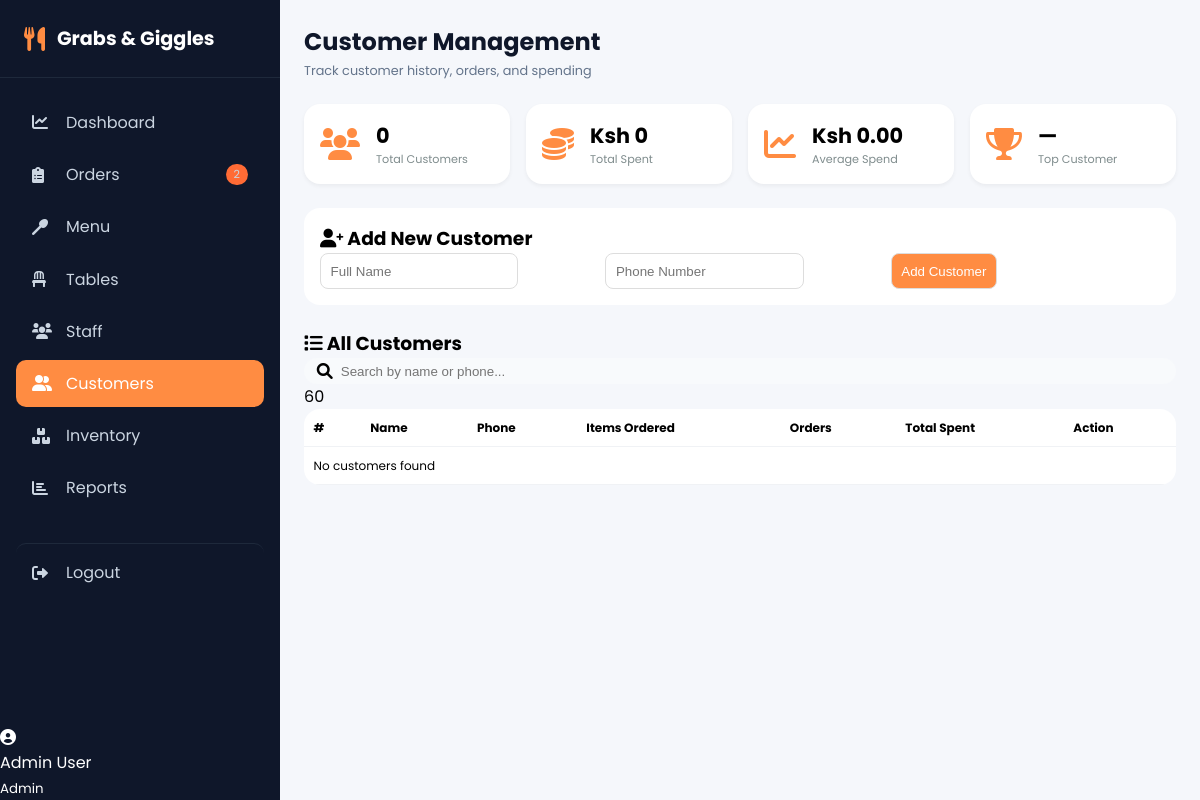
/pages/customers.php (signed in), run on an earlier commit of the app's database.
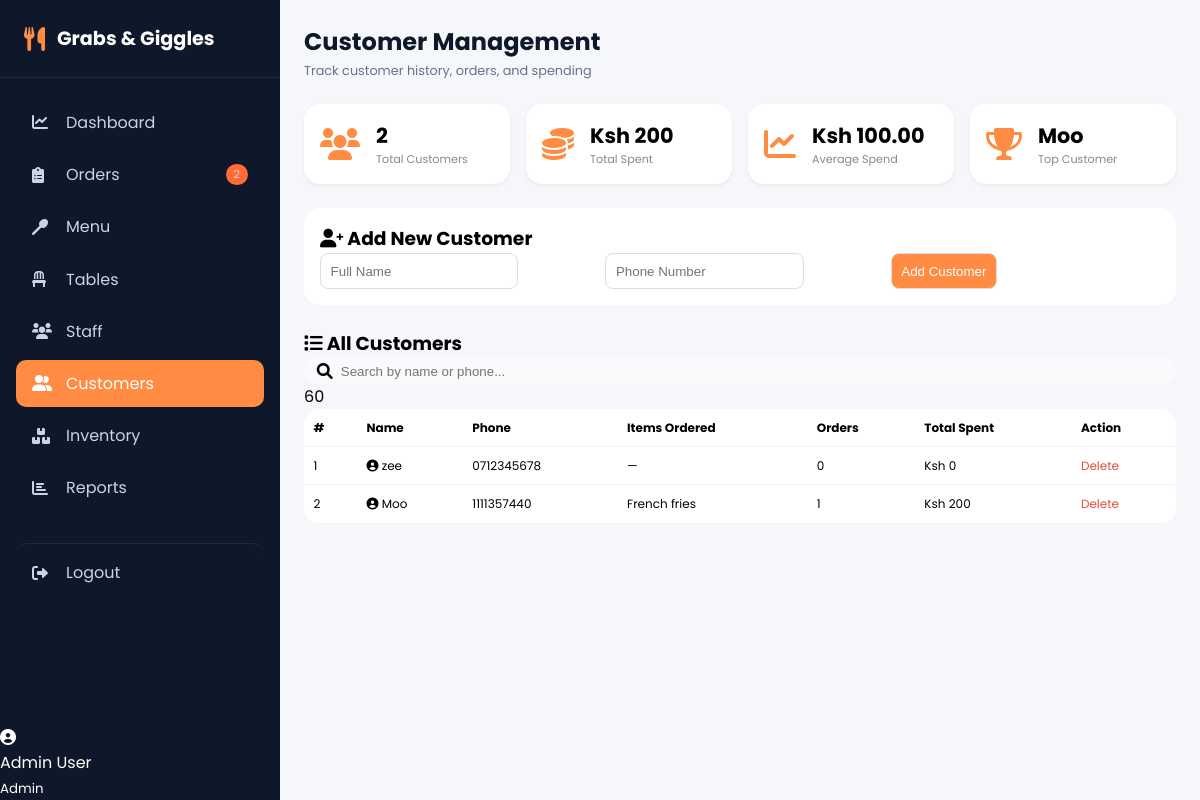
And on a later commit of the database.
### tables this page shows
CREATE TABLE `customers` (
  `id` int(11) NOT NULL,
  `name` varchar(100) NOT NULL,
  `phone` varchar(20) DEFAULT NULL,
  `total_orders` int(11) DEFAULT 0,
  `total_spent` decimal(10,2) DEFAULT 0.00,
  `created_at` timestamp NOT NULL DEFAULT current_timestamp(),
  `item_ordered` text DEFAULT NULL
);

### pages/customers.php (the view, shortened to what this page needs)
<?php
include("../db_connect.php");
$user_role = $_SESSION['role'];
$user_name = $_SESSION['name'];
$conn->query("UPDATE customers c
    SET total_orders = (SELECT COUNT(*) FROM orders WHERE customer_id = c.id),
        total_spent = (SELECT COALESCE(SUM(price),0) FROM orders WHERE customer_id = c.id),
        item_ordered = (SELECT GROUP_CONCAT(DISTINCT item_name SEPARATOR ', ') FROM orders WHERE customer_id = c.id)");
$customers = $conn->query("SELECT * FROM customers GROUP BY phone ORDER BY id ASC");
$total_customers = $conn->query("SELECT COUNT(DISTINCT phone) as count FROM customers")->fetch_assoc()['count'] ?? 0;
$total_spent = $conn->query("SELECT SUM(total_spent) as total FROM customers")->fetch_assoc()['total'] ?? 0;
$avg_spent = $total_customers > 0 ? $total_spent / $total_customers : 0;
$top_customer = $conn->query("SELECT name, total_spent FROM customers ORDER BY total_spent DESC LIMIT 1")->fetch_assoc();
$pending_count = $conn->query("SELECT COUNT(*) as total FROM orders WHERE status = 'pending'")->fetch_assoc()['total'] ?? 0;
?>
<!DOCTYPE html>
<html>
<head>
    <link rel="stylesheet" href="https://cdnjs.cloudflare.com/ajax/libs/font-awesome/6.0.0-beta3/css/all.min.css">
    <link rel="stylesheet" href="../css/dashboard.css">
    <link rel="stylesheet" href="../css/customers.css">
</head>
<body>
<div class="dashboard-container">
    <aside class="sidebar">
        <div class="sidebar-header"><div class="logo"><i class="fas fa-utensils"></i><span>Grabs & Giggles</span></div></div>
        <nav class="sidebar-nav">
            <a href="dashboard.php" class="nav-item"><i class="fas fa-chart-line"></i><span>Dashboard</span></a>
            <a href="orders.php" class="nav-item"><i class="fas fa-clipboard-list"></i><span>Orders</span><?php if($pending_count>0) echo "<span class='badge'>$pending_count</span>"; ?></a>
            <a href="menu.php" class="nav-item"><i class="fas fa-utensil-spoon"></i><span>Menu</span></a>
            <a href="tables.php" class="nav-item"><i class="fas fa-chair"></i><span>Tables</span></a>
            <a href="staff.php" class="nav-item"><i class="fas fa-users"></i><span>Staff</span></a>
            <a href="customers.php" class="nav-item active"><i class="fas fa-user-friends"></i><span>Customers</span></a>
            <a href="inventory.php" class="nav-item"><i class="fas fa-boxes"></i><span>Inventory</span></a>
            <a href="reports.php" class="nav-item"><i class="fas fa-chart-bar"></i><span>Reports</span></a>
            <a href="logout.php" class="nav-item logout"><i class="fas fa-sign-out-alt"></i><span>Logout</span></a>
        </nav>
        <div class="user-info-sidebar"><i class="fas fa-user-circle"></i><div><p><?php echo $user_name; ?></p><small><?php echo $user_role; ?></small></div></div>
    </aside>
    <main class="main-content">
        <div class="top-bar"><div class="page-title"><h1>Customer Management</h1><p>Track customer history, orders, and spending</p></div></div>
        <div class="customer-stats">
            <div class="stat-card"><i class="fas fa-users"></i><div><h3><?php echo $total_customers; ?></h3><p>Total Customers</p></div></div>
            <div class="stat-card"><i class="fas fa-coins"></i><div><h3>Ksh <?php echo number_format($total_spent); ?></h3><p>Total Spent</p></div></div>
            <div class="stat-card"><i class="fas fa-chart-line"></i><div><h3>Ksh <?php echo number_format($avg_spent, 2); ?></h3><p>Average Spend</p></div></div>
            <div class="stat-card"><i class="fas fa-trophy"></i><div><h3><?php echo $top_customer ? htmlspecialchars($top_customer['name']) : '—'; ?></h3><p>Top Customer</p></div></div>
        </div>
        <div class="form-card">
            <h3><i class="fas fa-user-plus"></i> Add New Customer</h3>
            <form method="POST">
                <div class="form-row">
                    <div class="form-group"><input type="text" name="name" placeholder="Full Name" required></div>
                    <div class="form-group"><input type="tel" name="phone" placeholder="Phone Number" required></div>
                    <div class="form-group"><button type="submit" name="add_customer" class="btn-primary">Add Customer</button></div>
                </div>
            </form>
        </div>
        <div class="table-card">
            <div class="card-header">
                <h3><i class="fas fa-list"></i> All Customers</h3>
                <div class="search-box"><i class="fas fa-search"></i><input type="text" id="searchCustomer" placeholder="Search by name or phone..."></div>
            </div>
            <div class="table-responsive">
                <table class="customer-table">
                    <thead>
                            <th>#</th>
                            <th>Name</th>
                            <th>Phone</th>
                            <th>Items Ordered</th>
                            <th>Orders</th>
                            <th>Total Spent</th>
                            <th>Action</th>
                        </thead>
                    <tbody>
                        <?php if($customers && $customers->num_rows > 0):
                            $counter = 1;
                            while($c = $customers->fetch_assoc()):
                        ?>
                        <tr>
                            <td class="customer-id"><?php echo $counter++; ?></td>
                            <td class="customer-name"><i class="fas fa-user-circle"></i> <?php echo htmlspecialchars($c['name']); ?></td>
                            <td class="customer-phone"><?php echo $c['phone'] ?? '—'; ?></td>
                            <td class="customer-items"><?php echo $c['item_ordered'] ? htmlspecialchars($c['item_ordered']) : '—'; ?></td>
                            <td class="customer-orders"><?php echo $c['total_orders']; ?></td>
                            <td class="customer-spent">Ksh <?php echo number_format($c['total_spent'], 0); ?></td>
                            <td class="customer-actions"><a href="?delete=<?php echo $c['id']; ?>" class="delete-btn" onclick="return confirm('Delete this customer?')">Delete</a></td>
                        </tr>
                        <?php endwhile; else: ?>
                        <tr><td colspan="7" class="empty-state">No customers found</td></tr>
                        <?php endif; ?>
                    </tbody>
                </table>
            </div>
        </div>
    </main>
</div>
</body>
</html>

### css/dashboard.css (style rules this page uses)
* { margin: 0; padding: 0; box-sizing: border-box; }
body { font-family: 'Poppins', sans-serif; background: #f5f7fb; }
.dashboard-container { display: flex; min-height: 100vh; }
.sidebar { width: 280px; background: #0f172a; color: white; position: fixed; height: 100vh; display: flex; flex-direction: column; overflow-y: auto; z-index: 100; }
.sidebar-header { padding: 1.5rem; border-bottom: 1px solid #1e293b; }
.logo { display: flex; align-items: center; gap: 12px; font-size: 1.2rem; font-weight: 700; }
.logo i { font-size: 1.5rem; color: #ff8c42; }
.logo span { color: white; }
.sidebar-nav { flex: 1; padding: 1rem; }
.nav-item { display: flex; align-items: center; gap: 12px; padding: 0.7rem 1rem; margin: 0.3rem 0; border-radius: 10px; color: #cbd5e1; text-decoration: none; transition: all 0.3s; }
.nav-item i { width: 22px; font-size: 1rem; }
.nav-item.active { background: #ff8c42; color: white; }
.nav-item.logout { margin-top: 2rem; border-top: 1px solid #1e293b; padding-top: 1rem; }
.badge { background: #ff6b35; padding: 2px 8px; border-radius: 20px; font-size: 0.7rem; margin-left: auto; }
.main-content { flex: 1; margin-left: 280px; padding: 1.5rem; width: calc(100% - 280px); }
.top-bar { display: flex; justify-content: space-between; align-items: center; margin-bottom: 1.5rem; flex-wrap: wrap; gap: 1rem; }
.top-bar h1 { font-size: 1.5rem; font-weight: 700; color: #0f172a; margin-bottom: 0.2rem; }
.top-bar p { color: #64748b; font-size: 0.8rem; }
.stat-card { background: white; border-radius: 16px; padding: 1rem; display: flex; align-items: center; gap: 1rem; box-shadow: 0 2px 4px rgba(0, 0, 0, 0.05); transition: all 0.3s; }
.stat-card i { font-size: 2rem; color: #ff8c42; }
.stat-card h3 { font-size: 1.3rem; font-weight: 700; margin: 0; }
.stat-card p { font-size: 0.7rem; color: #7f8c8d; margin: 0; }

### css/customers.css (style rules this page uses)
.customer-stats { display: grid; grid-template-columns: repeat(4,1fr); gap: 1rem; margin-bottom: 1.5rem; }
.stat-card { background: white; border-radius: 16px; padding: 1rem; display: flex; align-items: center; gap: 1rem; box-shadow: 0 2px 4px rgba(0,0,0,0.05); }
.stat-card i { font-size: 2rem; color: #ff8c42; }
.form-card { background: white; border-radius: 16px; padding: 1rem; margin-bottom: 1.5rem; }
.form-row { display: grid; grid-template-columns: repeat(3,1fr); gap: 1rem; }
.form-card input, .form-card button { padding: 0.6rem; border-radius: 8px; border: 1px solid #ddd; }
.btn-primary { background: #ff8c42; color: white; border: none; cursor: pointer; }
.customer-table { width: 100%; border-collapse: collapse; background: white; border-radius: 16px; overflow: hidden; }
.customer-table th, .customer-table td { padding: 0.6rem; text-align: left; border-bottom: 1px solid #f0f2f5; font-size: 0.75rem; }
.delete-btn { color: #e74c3c; text-decoration: none; }
.search-box { display: flex; gap: 0.5rem; align-items: center; background: #f8fafc; padding: 0.3rem 0.8rem; border-radius: 30px; }
.search-box input { border: none; background: transparent; outline: none; }

What changed in the data, as far as the page shows it:
added customers: name "Moo", phone "1111357440", item_ordered "French fries", total_orders "1", total_spent "200"
added customers: name "zee", phone "0712345678", total_orders "0", total_spent "0"
Also different on the page:
$total_customers: "0" → "2"
$total_spent: "0" → "200"
$avg_spent: "0.00" → "100.00"
text no longer shown: "— No customers found"
